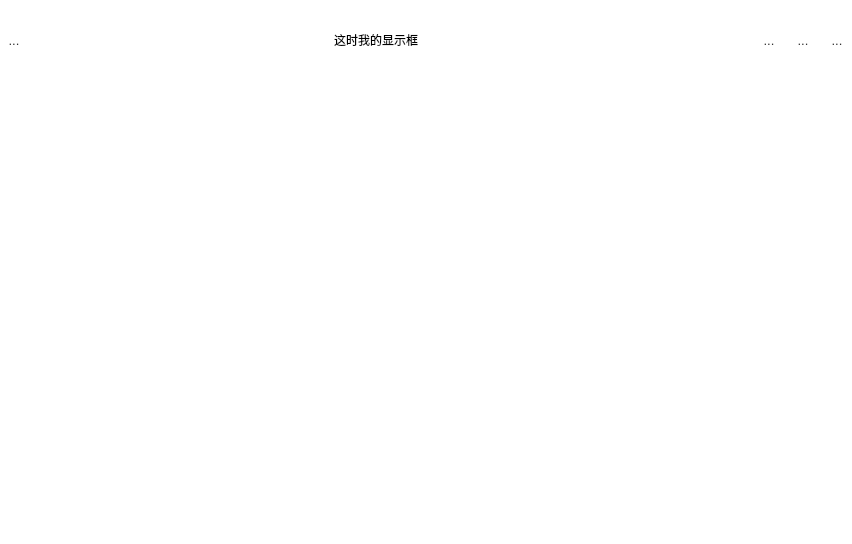
<?xml version="1.0" encoding="UTF-8"?>
<ui version="4.0">
 <class>Form</class>
 <widget class="QWidget" name="Form">
  <property name="geometry">
   <rect>
    <x>0</x>
    <y>0</y>
    <width>852</width>
    <height>544</height>
   </rect>
  </property>
  <property name="windowTitle">
   <string>Form</string>
  </property>
  <property name="styleSheet">
   <string notr="true">QWidget#Form{
    border-radius:5px;
	background:#FFFFFF;
}

Line{
 color:#a8a8a8;
 margin:10px;
}

QToolButton,QPushButton{
font:13px;
color:#333333;
border-style:solid;
border-width:0px;
padding:3px;
}

QComboBox::drop-down{
 subcontrol-origin:padding;
 subcontrol-position:top right;
 width:20px;
 border-left-style:solid;
 border-top-radius:3px;
 border-bottom-right-radius:2px
}

QComboBox::down-arrow{
    width:10px;
    height:10px;
	image: url(:/res/drawable/images/ic_drop_down_icon.png);
}

QLineEdit{
 font:14px;
color:#2c2c2c;
border-color:#8a8a8a;
border-width:1px;
border-style:solid;
background:#FFFFFF;
padding:5px 15px 5px 15px;
border-radius:1px;

}

QComboBox{
font:14px;
color:#2c2c2c;
border-color:#8a8a8a;
border-width:1px;
border-style:solid;
background:#FFFFFF;
padding:5px 25px 5px 25px;
border-radius:1px;
}

QToolButton:hover,QToolButton:presse{
background:#067DB8;
color:#FFFFFF;
}
QToolButton:checked{
color:#FFF;
border-style:solid;
border-width:0px 4px 0px 0px;
border-color:#00B7DE;
padding:8px 4px 8px 8px;
background:qlineargradient(spread:pad,x1:0,y1:0,x2:0,y2:1,stop:0 #00326B,stop:1 #00346D);
}
</string>
  </property>
  <widget class="QWidget" name="horizontalLayoutWidget">
   <property name="geometry">
    <rect>
     <x>0</x>
     <y>0</y>
     <width>851</width>
     <height>80</height>
    </rect>
   </property>
   <layout class="QHBoxLayout" name="horizontalLayout">
    <item>
     <widget class="QToolButton" name="toolButton">
      <property name="text">
       <string>...</string>
      </property>
     </widget>
    </item>
    <item>
     <spacer name="horizontalSpacer">
      <property name="orientation">
       <enum>Qt::Horizontal</enum>
      </property>
      <property name="sizeHint" stdset="0">
       <size>
        <width>40</width>
        <height>20</height>
       </size>
      </property>
     </spacer>
    </item>
    <item>
     <widget class="QLabel" name="label">
      <property name="text">
       <string>这时我的显示框</string>
      </property>
     </widget>
    </item>
    <item>
     <spacer name="horizontalSpacer_2">
      <property name="orientation">
       <enum>Qt::Horizontal</enum>
      </property>
      <property name="sizeHint" stdset="0">
       <size>
        <width>40</width>
        <height>20</height>
       </size>
      </property>
     </spacer>
    </item>
    <item>
     <layout class="QHBoxLayout" name="horizontalLayout_2">
      <item>
       <widget class="QToolButton" name="toolButton_5">
        <property name="text">
         <string/>
        </property>
        <property name="icon">
         <iconset resource="Res.qrc">
          <normaloff>:/res/drawable/images/ic_configuration_icon.png</normaloff>:/res/drawable/images/ic_configuration_icon.png</iconset>
        </property>
       </widget>
      </item>
      <item>
       <widget class="QToolButton" name="toolButton_3">
        <property name="text">
         <string>...</string>
        </property>
        <property name="icon">
         <iconset resource="Res.qrc">
          <normaloff>:/res/drawable/images/ic_minimum_icon.png</normaloff>:/res/drawable/images/ic_minimum_icon.png</iconset>
        </property>
       </widget>
      </item>
      <item>
       <widget class="QToolButton" name="toolButton_4">
        <property name="text">
         <string>...</string>
        </property>
        <property name="icon">
         <iconset resource="Res.qrc">
          <normaloff>:/res/drawable/images/ic_maxmum_icon.png</normaloff>:/res/drawable/images/ic_maxmum_icon.png</iconset>
        </property>
       </widget>
      </item>
      <item>
       <widget class="QToolButton" name="toolButton_2">
        <property name="text">
         <string>...</string>
        </property>
        <property name="icon">
         <iconset resource="Res.qrc">
          <normaloff>:/res/drawable/images/ic_close_icon.png</normaloff>:/res/drawable/images/ic_close_icon.png</iconset>
        </property>
       </widget>
      </item>
     </layout>
    </item>
   </layout>
  </widget>
 </widget>
 <resources>
  <include location="Res.qrc"/>
 </resources>
 <connections/>
</ui>
